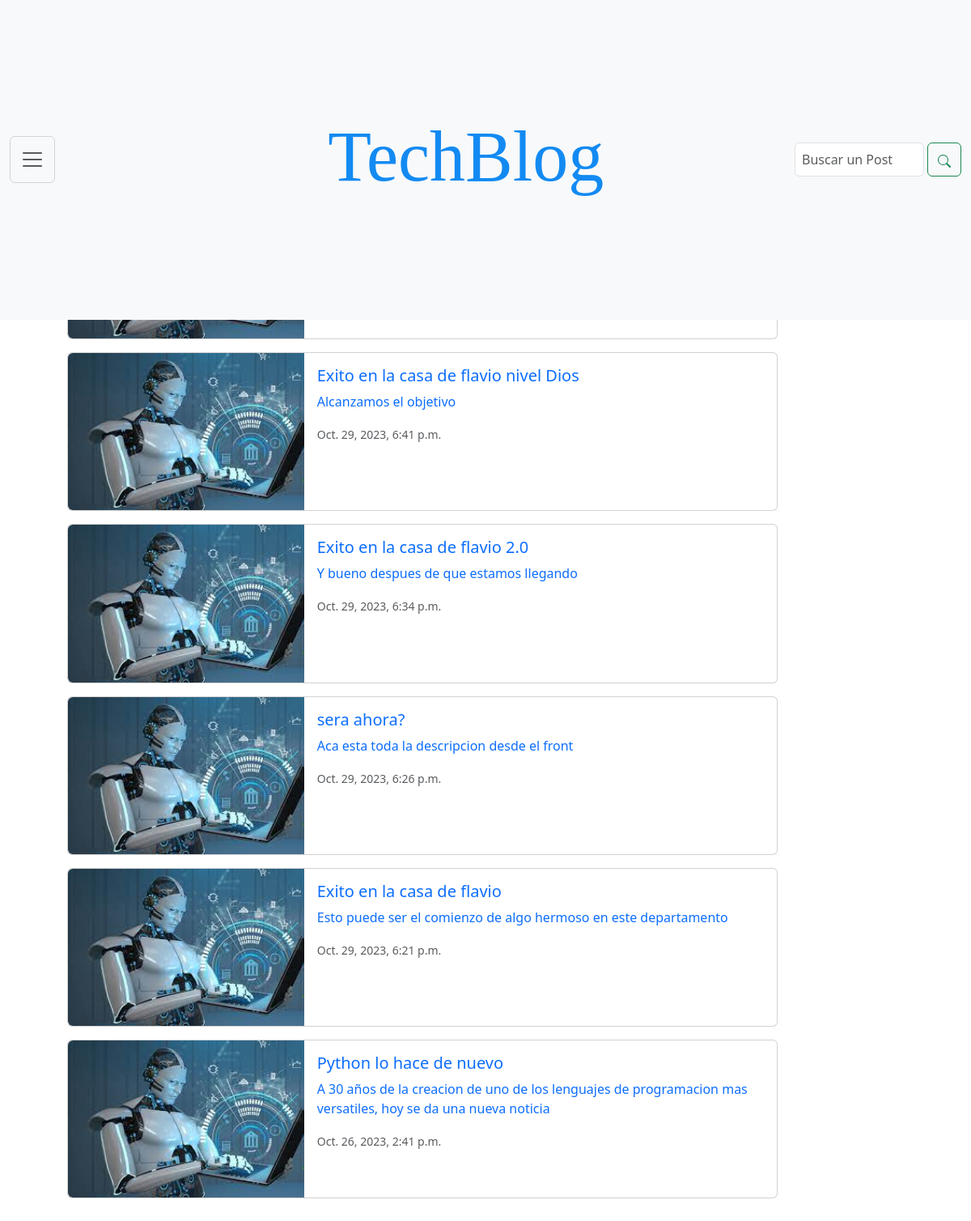
/inicio_blog/mis_posts (signed in), run on the app's committed database.
### inicio_blog/models.py (models this page shows, shortened)
class Posteos(models.Model):
    titulo_posteo = models.CharField(max_length=100)
    descripcion_posteo = models.CharField(max_length=120)
    redaccion_posteo = models.TextField()
    autor_posteo = models.ForeignKey(User, on_delete=models.CASCADE)
    fecha_posteo = models.DateTimeField(auto_now_add=True)
    CATEGORIAS = [
        ('Programacion', 'Programación'),
        ('Robotica', 'Robótica'),
        ('Inteligencia Artificial', 'Inteligencia Artificial'),
    ]
    categoria_posteo = models.CharField(
        max_length=25,
        choices=CATEGORIAS,
        default='Programacion',
    )

### inicio_blog/views.py (the view)
# urls.py: path('inicio_blog/mis_posts', views.mis_posteos, name='mis_posteos'),
def mis_posteos(request):
    lista_posteos = Posteos.objects.all()
    posteos_del_usuario = Posteos.objects.filter(autor_posteo=request.user).order_by('-fecha_posteo')
    return render(request, 'inicio_blog/mis_posts.html', {'posteos_del_usuario': posteos_del_usuario,
                  'lista_posteos': lista_posteos})

### inicio_blog/templates/inicio_blog/mis_posts.html
{% extends "base.html" %}
{% load static %}
{% block content %}
    <main style="margin: 12% 0 5% 5%;" class="d-f justify-content-center">
        <section class="row contenedor-section p-20 col-md-11">
            <h1 class="text-center">Mis Posteos</h1>
            {% if posteos_del_usuario %}
                {% for posteo in posteos_del_usuario %}
                    <article class="conteiner-article">
                        <div class="card mb-3" style="max-width: 90%;">
                            <a href="{{ posteo.id }}">
                                <div class="row g-0">
                                    <div class="col-md-4">
                                        <img src={% static "assets/img/inicio_blog/img-tecno1.jfif" %} class="img-fluid rounded-start" alt="...">
                                    </div>
                                    <div class="col-md-8">
                                        <div class="card-body">
                                            <h5 class="card-title">{{ posteo.titulo_posteo }}</h5>
                                            <p class="card-text">{{ posteo.descripcion_posteo }}</p>
                                            <p class="card-text"><small class="text-body-secondary">{{ posteo.fecha_posteo }}</small></p>
                                        </div>
                                    </div>
                                </div>
                            </a>
                        </div>
                    </article>
                {% endfor %}
                {% else %}
                <h3>Todavia no has realizado ningun Posteo.</h3>
            {% endif %}
    </main>
{% endblock %}

### inicio_blog/static/css/styles.css (style rules this page uses)
a { text-decoration: none; font-style: inherit; }
img, picture, video, iframe { max-width: 100%; width: 100%; display: block; }
.contenedor-section { padding: 2%; }

### data on the page
Posteos: titulo_posteo "Exito en la casa de flavio nivel Dios", descripcion_posteo "Alcanzamos el objetivo", fecha_posteo "Oct. 29, 2023, 6:41 p.m."
Posteos: titulo_posteo "Exito en la casa de flavio 2.0", descripcion_posteo "Y bueno despues de que estamos llegando", fecha_posteo "Oct. 29, 2023, 6:34 p.m."
Posteos: titulo_posteo "sera ahora?", descripcion_posteo "Aca esta toda la descripcion desde el front", fecha_posteo "Oct. 29, 2023, 6:26 p.m."
Posteos: titulo_posteo "Exito en la casa de flavio", descripcion_posteo "Esto puede ser el comienzo de algo hermoso en este departamento", fecha_posteo "Oct. 29, 2023, 6:21 p.m."
Posteos: titulo_posteo "Python lo hace de nuevo", descripcion_posteo "A 30 años de la creacion de uno de los lenguajes de programacion mas versatiles, hoy se da una nueva noticia", fecha_posteo "Oct. 26, 2023, 2:41 p.m."
